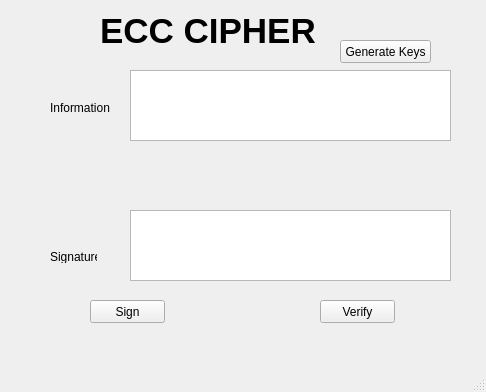
<?xml version="1.0" encoding="UTF-8"?>
<ui version="4.0">
 <class>MainWindow</class>
 <widget class="QMainWindow" name="MainWindow">
  <property name="geometry">
   <rect>
    <x>0</x>
    <y>0</y>
    <width>486</width>
    <height>392</height>
   </rect>
  </property>
  <property name="windowTitle">
   <string>MainWindow</string>
  </property>
  <widget class="QWidget" name="centralwidget">
   <widget class="QLabel" name="label">
    <property name="geometry">
     <rect>
      <x>100</x>
      <y>0</y>
      <width>221</width>
      <height>61</height>
     </rect>
    </property>
    <property name="font">
     <font>
      <pointsize>26</pointsize>
      <weight>75</weight>
      <bold>true</bold>
     </font>
    </property>
    <property name="text">
     <string>ECC CIPHER</string>
    </property>
   </widget>
   <widget class="QLabel" name="label_2">
    <property name="geometry">
     <rect>
      <x>50</x>
      <y>100</y>
      <width>61</width>
      <height>16</height>
     </rect>
    </property>
    <property name="text">
     <string>Information</string>
    </property>
   </widget>
   <widget class="QLabel" name="label_3">
    <property name="geometry">
     <rect>
      <x>50</x>
      <y>250</y>
      <width>47</width>
      <height>13</height>
     </rect>
    </property>
    <property name="text">
     <string>Signature</string>
    </property>
   </widget>
   <widget class="QTextEdit" name="txt_info">
    <property name="geometry">
     <rect>
      <x>130</x>
      <y>70</y>
      <width>321</width>
      <height>71</height>
     </rect>
    </property>
   </widget>
   <widget class="QTextEdit" name="txt_sign">
    <property name="geometry">
     <rect>
      <x>130</x>
      <y>210</y>
      <width>321</width>
      <height>71</height>
     </rect>
    </property>
   </widget>
   <widget class="QPushButton" name="btn_sign">
    <property name="geometry">
     <rect>
      <x>90</x>
      <y>300</y>
      <width>75</width>
      <height>23</height>
     </rect>
    </property>
    <property name="text">
     <string>Sign</string>
    </property>
   </widget>
   <widget class="QPushButton" name="btn_verify">
    <property name="geometry">
     <rect>
      <x>320</x>
      <y>300</y>
      <width>75</width>
      <height>23</height>
     </rect>
    </property>
    <property name="text">
     <string>Verify</string>
    </property>
   </widget>
   <widget class="QPushButton" name="btn_gen">
    <property name="geometry">
     <rect>
      <x>340</x>
      <y>40</y>
      <width>91</width>
      <height>23</height>
     </rect>
    </property>
    <property name="text">
     <string>Generate Keys</string>
    </property>
   </widget>
  </widget>
  <widget class="QMenuBar" name="menubar">
   <property name="geometry">
    <rect>
     <x>0</x>
     <y>0</y>
     <width>486</width>
     <height>21</height>
    </rect>
   </property>
  </widget>
  <widget class="QStatusBar" name="statusbar"/>
 </widget>
 <resources/>
 <connections/>
</ui>
